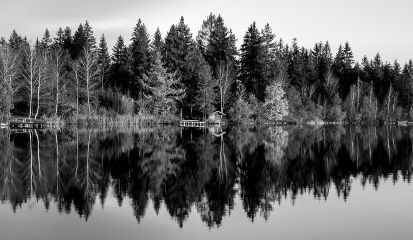
#> input picture Class3/images/nat1.png, 413 x 240 px; its folder holds 4 pictures in this run; the run also reads 1 picture not shown here
$ python Q3.py
#> lines starting #> are read from the running program, lines starting #| are printed output that depends on the picture
'''
Author:Chandana Kotta
(Original Code)

'''

from glob import glob
import numpy as np
import radialProfile
import cv2
import matplotlib.pyplot as plt


def fft(image, pw_spec = 0):
	F1 = np.fft.fft2(image)
	F2 = np.fft.fftshift( F1 )

	if pw_spec == 1:
	# Now shift the quadrants around so that low spatial frequencies are in
	# the center of the 2D fourier transformed image.

		return F2

	phase = np.angle(F2)
	magnitude = np.abs(F2)
	return magnitude, phase


def powerSpectrum(image):
	# Take the fourier transform of the image.

	# Calculate a 2D power spectrum
	psd2D = np.abs( fft(image,1) )**2
	return psd2D

nat_sum = np.zeros((400,400))
syn_sum = np.zeros((400,400))

for i in glob("images/nat*.png"):
	image = cv2.imread(i,0)
#> image is the input picture: shape (240, 413); min 0, max 255, mean 105.6
	image = cv2.resize(image,(400,400))
#> image: shape (400, 400)
	nat_sum += np.array(powerSpectrum(image),dtype = np.uint8)
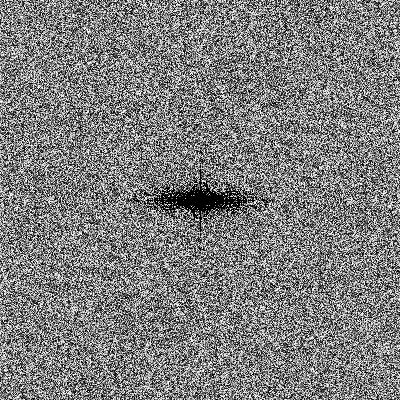
#> nat_sum: shape (400, 400) float64; min 0, max 255, mean 126
#> pass 2 of the loop `for i in glob("images/nat*.png"):`:
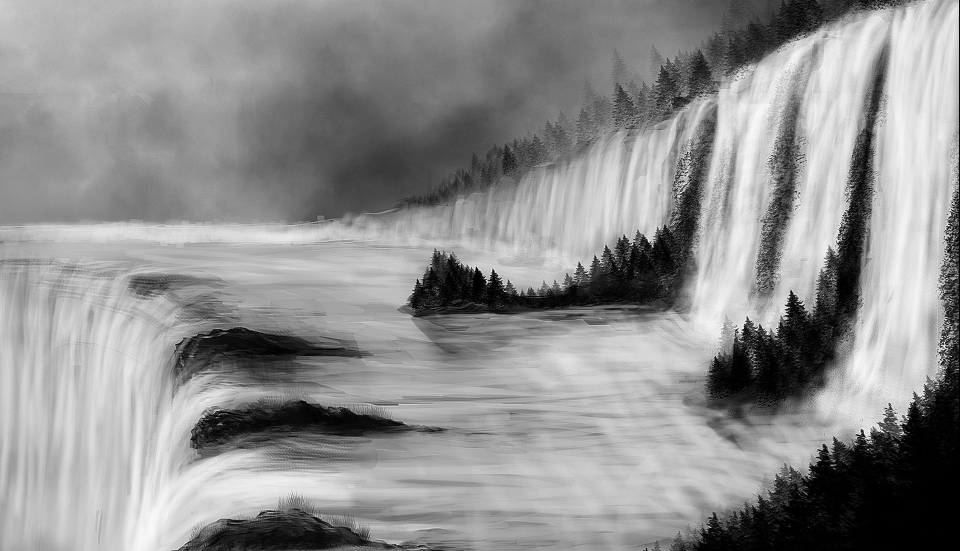
#> input picture Class3/images/nat2.png, 1920 x 1102 px (shown at 1/2 size)
#> image is the input picture: shape (1102, 1920); min 0, max 255, mean 143
#> `image = cv2.resize(image,(400,400))`:
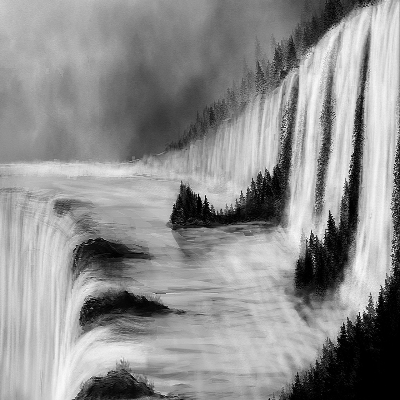
#> image: shape (400, 400); min 0, max 253, mean 142.9
#> `nat_sum += np.array(powerSpectrum(image),dtype = np.uint8)`:
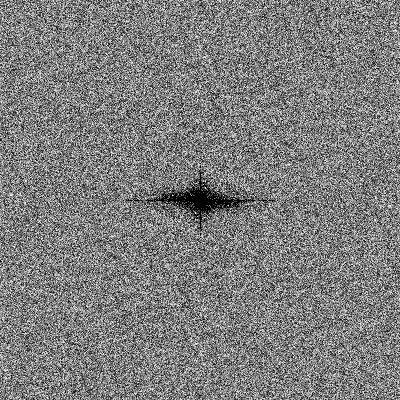
#> nat_sum: shape (400, 400) float64; min 0, max 509, mean 252.2; drawn with min black and max white
#> pass 3 of the loop `for i in glob("images/nat*.png"):`:
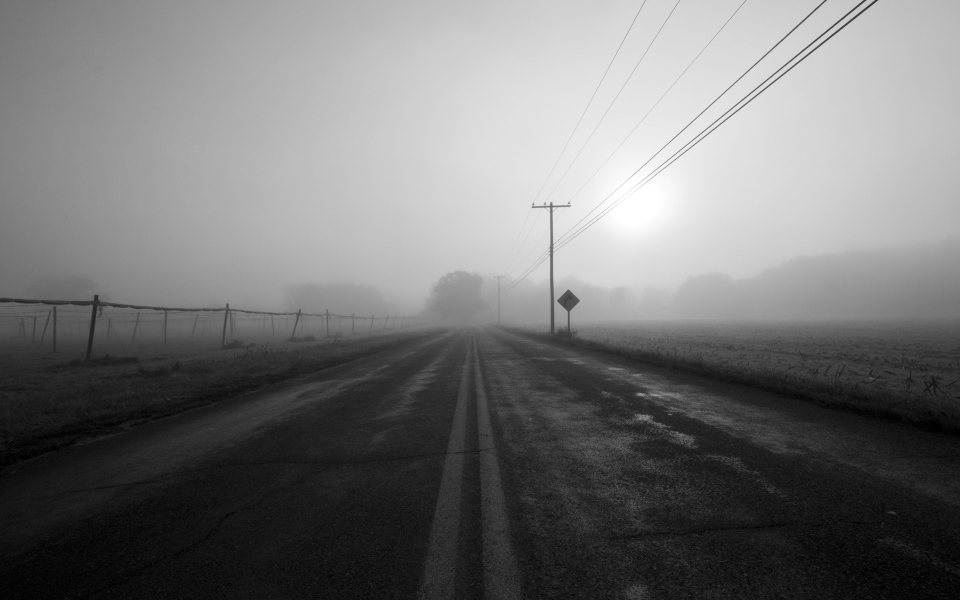
#> input picture Class3/images/nat3.png, 1920 x 1200 px (shown at 1/2 size)
#> image is the input picture: shape (1200, 1920); min 0, max 255, mean 116.8
#> `image = cv2.resize(image,(400,400))`:
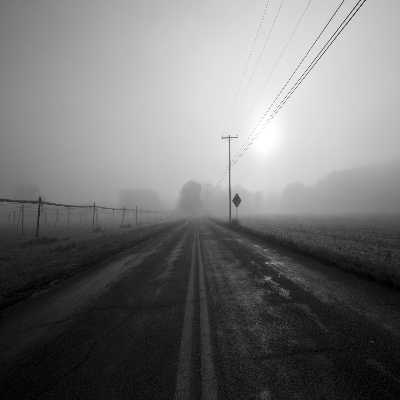
#> image: shape (400, 400); min 0, max 255, mean 116.8
#> `nat_sum += np.array(powerSpectrum(image),dtype = np.uint8)`:
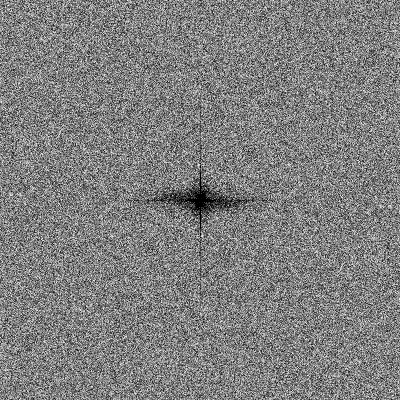
#> nat_sum: shape (400, 400) float64; min 0, max 756, mean 379.3; drawn with min black and max white
#> the loop made 4 passes; the first 3 are shown

for i in glob("images/syn*.png"):
	image = cv2.imread(i,0)
	image = cv2.resize(image,(400,400))
	syn_sum += np.array(powerSpectrum(image),dtype = np.uint8)

nat_avg = nat_sum/5.0
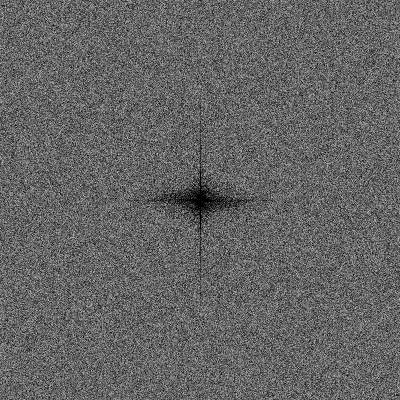
#> nat_avg: shape (400, 400) float64; min 0, max 196.4, mean 101
syn_avg = syn_sum/5.0


# [4 lines of commented-out code are left out]


image_nat1 = cv2.imread("images/nat1.png")
image_nat2 = cv2.imread("images/nat2.png")

image_nat1 = cv2.resize(image_nat1,(400,400))
image_nat2 = cv2.resize(image_nat2,(400,400))
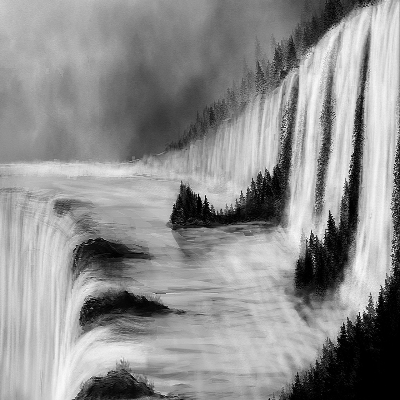
#> image_nat2: shape (400, 400, 3); min 0, max 253, mean 142.9

magnitude1, phase1 = fft(image_nat1)
magnitude2, phase2 = fft(image_nat2)
#> in fft (call 6), `phase = np.angle(F2)`:
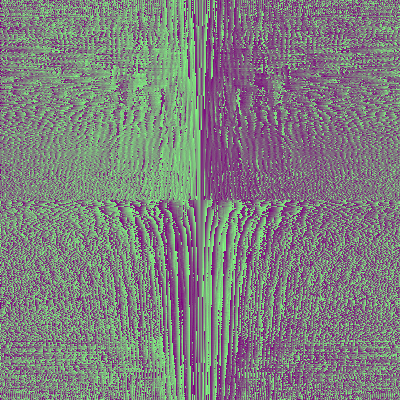
#> phase: shape (400, 400, 3) float64; mean of channels 0, 1, 2 0, -0.000612, 0; drawn with min black and max white
#> in fft (call 6), `magnitude = np.abs(F2)`:
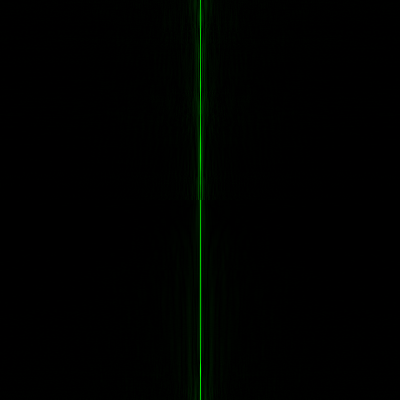
#> magnitude: shape (400, 400, 3) float64; mean of channels 0, 1, 2 0, 1970.2, 0; drawn with min black and max white


# f_ishift = np.fft.ifftshift(magnitude1)
# img_back = np.fft.ifft2(f_ishift)
# img_back = np.abs(img_back)

im_m1_p2 = magnitude1*np.exp(1j*phase2)
im_m1_p2 = np.fft.ifftshift(im_m1_p2)

im_m2_p1 = magnitude2*np.exp(1j*phase1)
im_m2_p1 = np.fft.ifftshift(im_m2_p1)


cv2.imshow("rec_m1_p2", np.array(np.abs(np.fft.ifft2(im_m1_p2)), dtype = np.uint8))
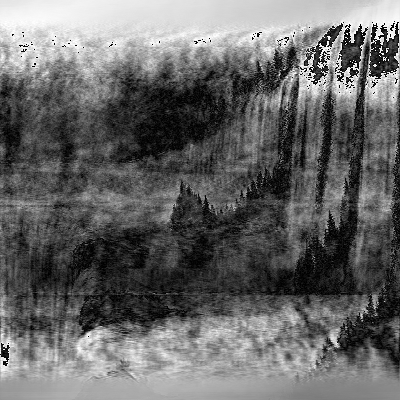
#> window 'rec_m1_p2': shape (400, 400, 3); min 0, max 255, mean 103.3
cv2.imshow("rec_m2_p1", np.array(np.abs(np.fft.ifft2(im_m2_p1)), dtype = np.uint8))
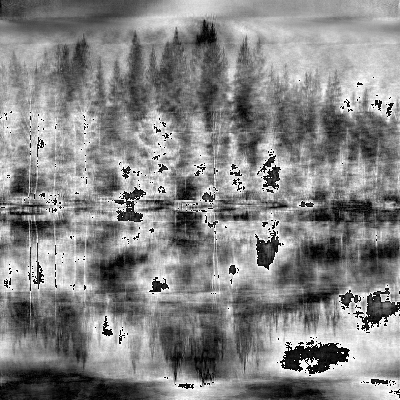
#> window 'rec_m2_p1': shape (400, 400, 3); min 0, max 255, mean 133.4

cv2.imshow("image_nat2",image_nat2)
cv2.imshow("image_nat1",image_nat1)

cv2.waitKey(0)
